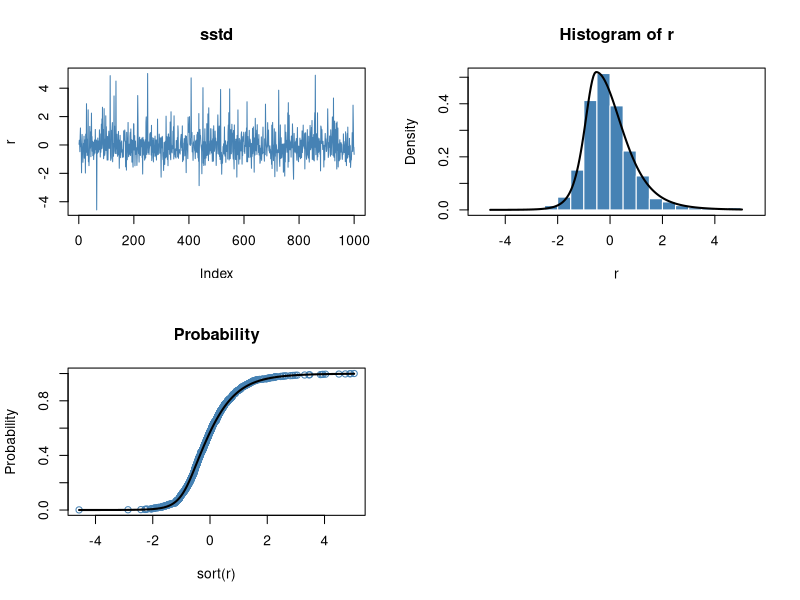

Write R code to recreate this figure.
library(fGarch)


### Name: sstd
### Title: Skew Student-t Distribution and Parameter Estimation
### Aliases: sstd dsstd psstd qsstd rsstd
### Keywords: distribution

### ** Examples

## sstd -
   par(mfrow = c(2, 2))
   set.seed(1953)
   r = rsstd(n = 1000)
   plot(r, type = "l", main = "sstd", col = "steelblue")
   
   # Plot empirical density and compare with true density:
   hist(r, n = 25, probability = TRUE, border = "white", col = "steelblue")
   box()
   x = seq(min(r), max(r), length = 201)
   lines(x, dsstd(x), lwd = 2)
   
   # Plot df and compare with true df:
   plot(sort(r), (1:1000/1000), main = "Probability", col = "steelblue",
     ylab = "Probability")
   lines(x, psstd(x), lwd = 2)
   
   # Compute quantiles:
   round(qsstd(psstd(q = seq(-1, 5, by = 1))), digits = 6)
